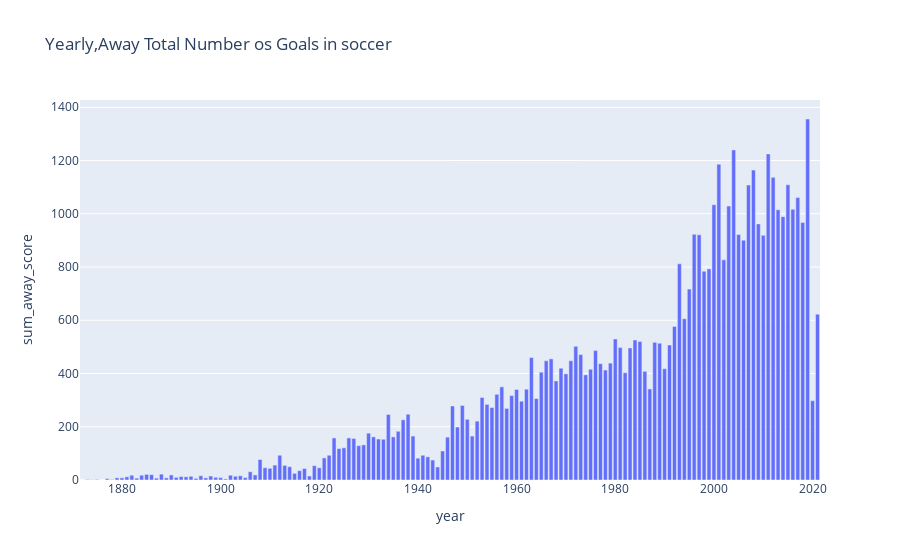

The cell this chart's notebook holds for it:
### Code cell
fig = px.bar(df_aux, x='year', y='sum_away_score', title="Yearly,Away Total Number os Goals in soccer")
fig.show()

### Figure 1 — Plotly figure (JSON) as saved in the notebook; plotly's stock layout.template omitted (floating-point values rounded to 4 significant figures; data arrays with more than 128 entries replaced by an {"elided": "..."} marker saying what was removed)
{"data": [{"alignmentgroup": "True", "hovertemplate": "year=%{x}<br>sum_away_score=%{y}<extra></extra>", "legendgroup": "", "marker": {"color": "#636efa", "pattern": {"shape": ""}}, "name": "", "offsetgroup": "", "orientation": "v", "showlegend": false, "textposition": "auto", "type": "bar", "x": {"elided": "150 int values"}, "xaxis": "x", "y": {"elided": "150 int values"}, "yaxis": "y"}], "layout": {"barmode": "relative", "legend": {"tracegroupgap": 0}, "title": {"text": "Yearly,Away Total Number os Goals in soccer"}, "xaxis": {"anchor": "y", "domain": [0, 1], "title": {"text": "year"}}, "yaxis": {"anchor": "x", "domain": [0, 1], "title": {"text": "sum_away_score"}}}}
